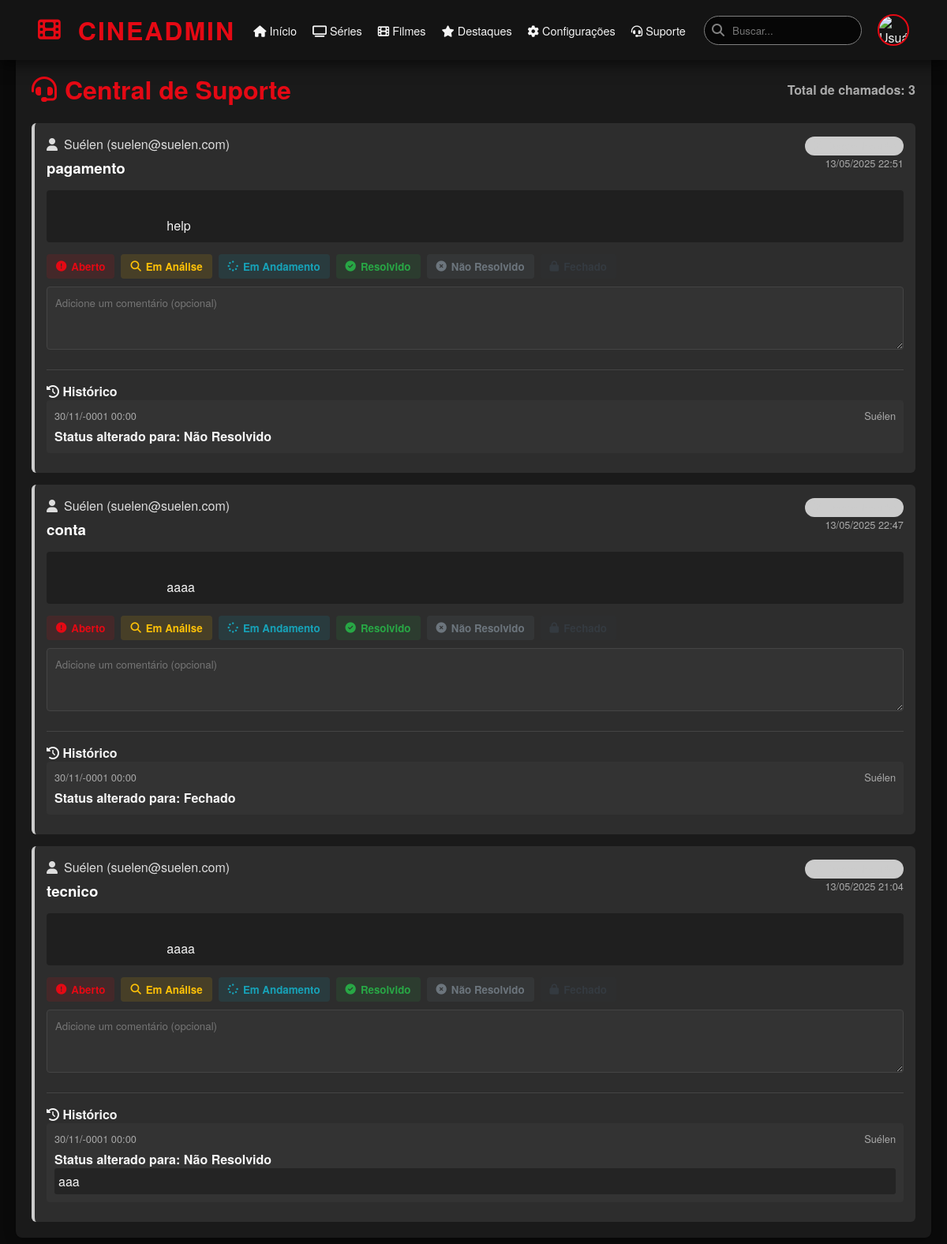
The page /suporte_admin.php (signed in) on the database its author committed.
### tables this page shows
CREATE TABLE `tickets_suporte` (
  `id` int(11) NOT NULL,
  `usuario_id` int(11) NOT NULL,
  `assunto` varchar(100) NOT NULL,
  `mensagem` text NOT NULL,
  `data_abertura` datetime NOT NULL,
  `status` enum('aberto','em_andamento','resolvido') DEFAULT 'aberto'
);

CREATE TABLE `usuarios` (
  `id` int(11) NOT NULL,
  `usuario` varchar(100) NOT NULL,
  `email` varchar(100) NOT NULL,
  `senha` varchar(255) NOT NULL,
  `criado_em` timestamp NOT NULL DEFAULT current_timestamp(),
  `nome` varchar(255) NOT NULL
);

CREATE TABLE `tickets_historico` (
  `id` int(11) NOT NULL,
  `ticket_id` int(11) NOT NULL,
  `usuario_id` int(11) DEFAULT NULL,
  `data_acao` datetime NOT NULL,
  `acao` varchar(100) NOT NULL,
  `comentario` text DEFAULT NULL
);

CREATE TABLE `administradores` (
  `id` int(11) NOT NULL,
  `nome` varchar(100) NOT NULL,
  `usuario` varchar(100) NOT NULL,
  `email` varchar(150) NOT NULL,
  `senha` varchar(255) NOT NULL,
  `data_criacao` datetime DEFAULT current_timestamp(),
  `nivel_acesso` varchar(20) DEFAULT NULL,
  `foto_perfil` varchar(255) DEFAULT 'img/avatar-padrao.jpg',
  `ultimo_login` datetime DEFAULT NULL,
  `tipo` varchar(20) NOT NULL DEFAULT 'admin'
);

### suporte_admin.php (the view, shortened to what this page needs)
<?php
$status_disponiveis = [
    'aberto' => ['label' => 'Aberto', 'cor' => '#e50914', 'icone' => 'fa-exclamation-circle'],
    'em_analise' => ['label' => 'Em Análise', 'cor' => '#ffc107', 'icone' => 'fa-search'],
    'em_andamento' => ['label' => 'Em Andamento', 'cor' => '#17a2b8', 'icone' => 'fa-spinner'],
    'resolvido' => ['label' => 'Resolvido', 'cor' => '#28a745', 'icone' => 'fa-check-circle'],
    'nao_resolvido' => ['label' => 'Não Resolvido', 'cor' => '#6c757d', 'icone' => 'fa-times-circle'],
    'fechado' => ['label' => 'Fechado', 'cor' => '#343a40', 'icone' => 'fa-lock']
];
$pagina = max(1, $_GET['pagina'] ?? 1);
$itens_por_pagina = 10;
$offset = ($pagina - 1) * $itens_por_pagina;
$mysqli = conexao();
$total_tickets = $mysqli->query("SELECT COUNT(*) as total FROM tickets_suporte")->fetch_assoc()['total'];
$query = "SELECT t.*, u.nome as usuario_nome, u.email as usuario_email
          FROM tickets_suporte t
          JOIN usuarios u ON t.usuario_id = u.id
          ORDER BY t.data_abertura DESC
          LIMIT $itens_por_pagina OFFSET $offset";
$result = $mysqli->query($query);
$tickets = $result->fetch_all(MYSQLI_ASSOC);
$historico_tickets = [];
if (isset($_SESSION['admin_logado'])) {
    foreach ($tickets as $ticket) {
        $query_historico = "SELECT th.*, u.nome as admin_nome
                           FROM tickets_historico th
                           LEFT JOIN administradores u ON th.usuario_id = u.id
                           WHERE th.ticket_id = ?
                           ORDER BY th.data_acao DESC";
        $stmt = $mysqli->prepare($query_historico);
        $stmt->bind_param("i", $ticket['id']);
        $stmt->execute();
        $result_historico = $stmt->get_result();
        $historico_tickets[$ticket['id']] = $result_historico->fetch_all(MYSQLI_ASSOC);
    }
}
?>
<!DOCTYPE html>
<html lang="pt-BR">
<head>
    <link rel="stylesheet" href="https://cdnjs.cloudflare.com/ajax/libs/font-awesome/6.4.0/css/all.min.css">
</head>
<body>
    <header>
        <?php include 'header_admin.php'; ?>
    </header>
    <main class="conteudo">
        <div class="suporte-container">
            <h1 class="suporte-titulo">
                <i class="fas fa-headset"></i> Central de Suporte
                <span style="font-size: 1rem; color: #aaa; margin-left: auto;">
                    Total de chamados: <?= $total_tickets ?>
                </span>
            </h1>
            <div class="tickets-list">
                <?php if (empty($tickets)): ?>
                    <div class="ticket-item" style="text-align: center; padding: 30px;">
                        <i class="fas fa-inbox" style="font-size: 2rem; color: #666; margin-bottom: 10px;"></i>
                        <p>Nenhum chamado encontrado</p>
                    </div>
                <?php else: ?>
                    <?php foreach ($tickets as $ticket): ?>
                        <?php
                            $status = isset($status_disponiveis[$ticket['status']]) ? $status_disponiveis[$ticket['status']] : null;
                        ?>
                        <div class="ticket-item" style="border-left-color: <?= $status ? $status['cor'] : '#ccc' ?>">
                            <div class="ticket-header">
                                <div>
                                    <div class="ticket-user">
                                        <i class="fas fa-user"></i>
                                        <span><?= htmlspecialchars($ticket['usuario_nome']) ?> (<?= htmlspecialchars($ticket['usuario_email']) ?>)</span>
                                    </div>
                                    <h3 class="ticket-title"><?= htmlspecialchars($ticket['assunto']) ?></h3>
                                </div>
                                <div>
                                    <span class="ticket-status" style="background-color: <?= $status ? $status['cor'] . '20' : '#ccc' ?>; color: <?= $status ? $status['cor'] : '#ccc' ?>">
                                        <i class="fas <?= $status ? $status['icone'] : 'fa-question-circle' ?>"></i>
                                    </span>
                                    <div style="text-align: right; font-size: 0.8rem; color: #aaa;">
                                        <?= date('d/m/Y H:i', strtotime($ticket['data_abertura'])) ?>
                                    </div>
                                </div>
                            </div>
                            <div class="ticket-message">
                                <?= nl2br(htmlspecialchars($ticket['mensagem'])) ?>
                            </div>
                            <?php if (isset($_SESSION['admin_logado'])): ?>
                                <form method="POST">
                                    <div class="status-options">
                                        <?php foreach ($status_disponiveis as $status_key => $dados): ?>
                                            <?php if ($status_key !== $ticket['status']): ?>
                                                <button type="submit" name="novo_status" value="<?= $status_key ?>" class="status-btn" style="background-color: <?= $dados['cor'] ?>20; color: <?= $dados['cor'] ?>">
                                                    <i class="fas <?= $dados['icone'] ?>"></i>
                                                    <?= $dados['label'] ?>
                                                </button>
                                            <?php endif; ?>
                                        <?php endforeach; ?>
                                    </div>
                                    <div class="comentario-area">
                                        <textarea name="comentario" placeholder="Adicione um comentário (opcional)"></textarea>
                                    </div>
                                </form>
                                <?php if (!empty($historico_tickets[$ticket['id']])): ?>
                                    <div class="historico-ticket">
                                        <h4><i class="fas fa-history"></i> Histórico</h4>
                                        <?php foreach ($historico_tickets[$ticket['id']] as $item): ?>
                                            <div class="item-historico">
                                                <div class="meta">
                                                    <span><?= date('d/m/Y H:i', strtotime($item['data_acao'])) ?></span>
                                                    <span><?= htmlspecialchars($item['admin_nome'] ?? 'Sistema') ?></span>
                                                </div>
                                                <div><strong><?= htmlspecialchars($item['acao']) ?></strong></div>
                                                <?php if (!empty($item['comentario'])): ?>
                                                    <div class="comentario"><?= nl2br(htmlspecialchars($item['comentario'])) ?></div>
                                                <?php endif; ?>
                                            </div>
                                        <?php endforeach; ?>
                                    </div>
                                <?php endif; ?>
                            <?php endif; ?>
                        </div>
                    <?php endforeach; ?>
                <?php endif; ?>
            </div>
        </div>
    </main>
</body>
</html>

### css/painel_admin.css (style rules this page uses)
:root { --primary: #e50914; --primary-dark: #b20710; --dark: #141414; --darker: #0a0a0a; --light: #f5f5f5; --gray: #808080; --gray-dark: #333; --transition: all 0.3s ease; }
* { margin: 0; padding: 0; box-sizing: border-box; font-family: 'Netflix Sans', 'Helvetica Neue', Arial, sans-serif; }
body { background-color: var(--darker); color: var(--light); overflow-x: hidden; }
.conteudo { padding-top: 70px; }

### suporte_admin.php (style rules this page uses)
.conteudo { padding-top: 80px; max-width: 1200px; margin: 0 auto; padding: 80px 20px 20px; }
.suporte-container { background-color: #1a1a1a; border-radius: 8px; padding: 20px; box-shadow: 0 2px 15px rgba(0,0,0,0.3); }
.suporte-titulo { color: #e50914; margin-bottom: 20px; display: flex; align-items: center; gap: 10px; }
.tickets-list { display: grid; gap: 15px; }
.ticket-item { background-color: #2d2d2d; border-radius: 6px; padding: 15px; border-left: 4px solid; }
.ticket-header { display: flex; justify-content: space-between; flex-wrap: wrap; gap: 10px; margin-bottom: 10px; }
.ticket-user { display: flex; align-items: center; gap: 8px; color: #ddd; }
.ticket-title { font-weight: bold; color: #fff; margin: 5px 0; }
.ticket-status { padding: 3px 10px; border-radius: 20px; font-size: 0.8rem; font-weight: bold; display: inline-flex; align-items: center; gap: 5px; }
.ticket-message { margin: 10px 0; padding: 10px; background-color: rgba(0,0,0,0.3); border-radius: 4px; white-space: pre-wrap; }
.status-options { display: flex; flex-wrap: wrap; gap: 8px; margin-top: 15px; }
.status-btn { padding: 6px 12px; border-radius: 4px; border: none; cursor: pointer; font-weight: bold; display: flex; align-items: center; gap: 6px; transition: all 0.2s; }
.comentario-area { margin-top: 10px; width: 100%; }
.comentario-area textarea { width: 100%; padding: 10px; border-radius: 4px; border: 1px solid #444; background-color: #333; color: #fff; resize: vertical; min-height: 80px; }
.historico-ticket { margin-top: 20px; border-top: 1px solid #444; padding-top: 15px; }
.item-historico { background-color: #333; padding: 10px; border-radius: 4px; margin-bottom: 10px; }
.item-historico .meta { font-size: 0.8rem; color: #aaa; display: flex; justify-content: space-between; margin-bottom: 5px; }
.item-historico .comentario { padding: 5px; background-color: rgba(0,0,0,0.3); border-radius: 3px; }

### rows shown on the page
tickets_suporte: usuario.nome "Suélen", usuario.email "suelen@suelen.com", assunto "pagamento", data_abertura "13/05/2025 22:51", mensagem "help", label "Aberto", label "Em Análise", label "Em Andamento", label "Resolvido", label "Não Resolvido"
tickets_historico: data_acao "30/11/-0001 00:00", administradores.nome "Suélen", acao "Status alterado para: Não Resolvido"
tickets_suporte: usuario.nome "Suélen", usuario.email "suelen@suelen.com", assunto "conta", data_abertura "13/05/2025 22:47", mensagem "aaaa", label "Aberto", label "Em Análise", label "Em Andamento", label "Resolvido", label "Não Resolvido"
tickets_historico: data_acao "30/11/-0001 00:00", administradores.nome "Suélen", acao "Status alterado para: Fechado"
tickets_suporte: usuario.nome "Suélen", usuario.email "suelen@suelen.com", assunto "tecnico", data_abertura "13/05/2025 21:04", mensagem "aaaa", label "Aberto", label "Em Análise", label "Em Andamento", label "Resolvido", label "Não Resolvido"
tickets_historico: data_acao "30/11/-0001 00:00", administradores.nome "Suélen", acao "Status alterado para: Não Resolvido", comentario "aaa"

### other values the page prints
$total_tickets "3"
